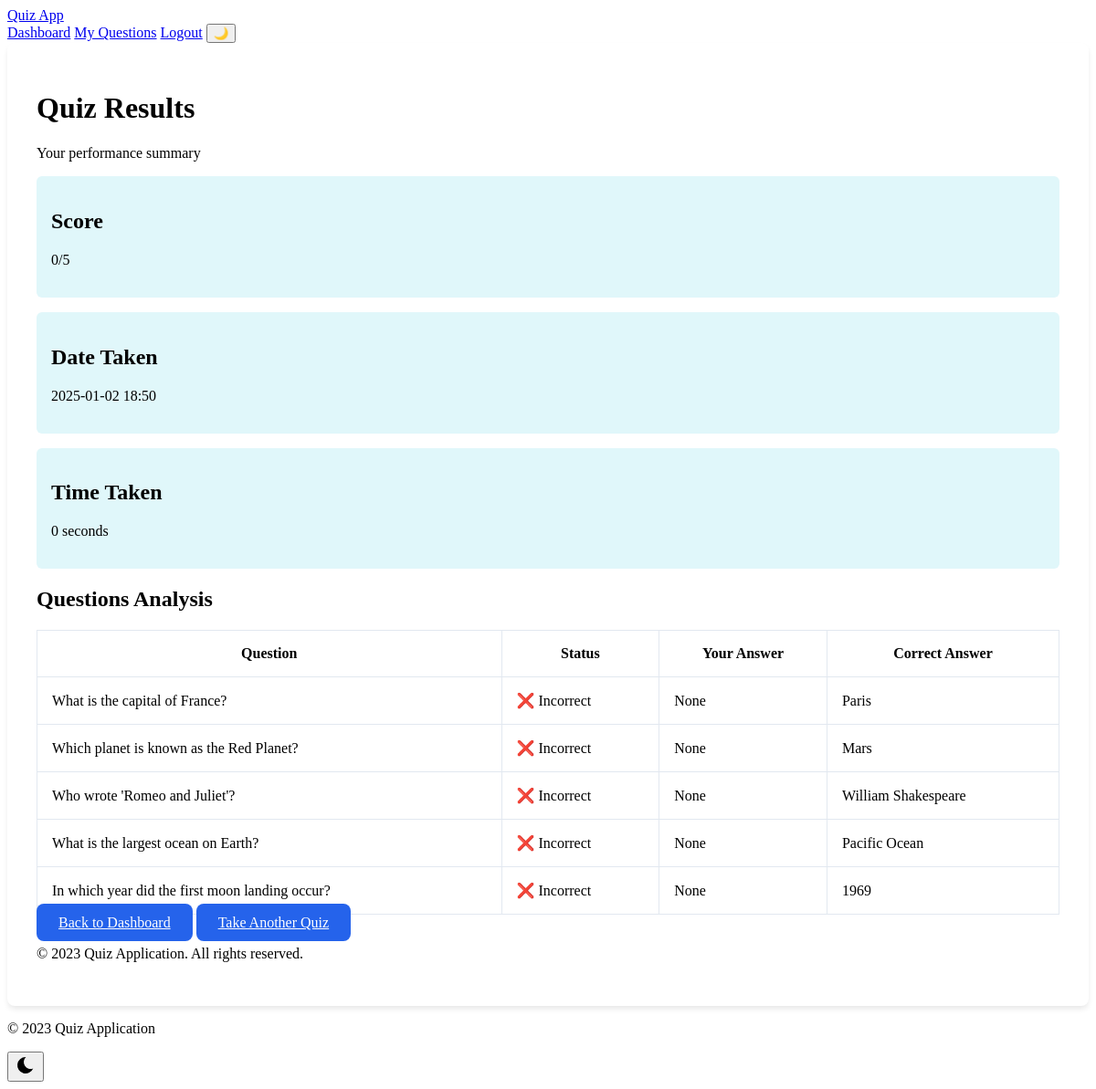
Page /quiz/2 (signed in) on the committed database.
### models.py (models this page shows)
class QuizResult(db.Model):
    id = db.Column(db.Integer, primary_key=True)
    user_id = db.Column(db.Integer, db.ForeignKey('user.id'), nullable=False)
    score = db.Column(db.Integer, nullable=False)
    total_questions = db.Column(db.Integer, nullable=False)
    time_taken = db.Column(db.Integer, nullable=False)
    completed_at = db.Column(db.DateTime, default=datetime.utcnow)

### routes.py (the view)
@routes_bp.route('/quiz/<int:quiz_id>')
@login_required
def quiz_details(quiz_id):
    quiz_result = QuizResult.query.filter_by(id=quiz_id, user_id=current_user.id).first_or_404()
    questions = []
    quiz_questions = get_questions()
    for i, question in enumerate(quiz_questions):
        user_answer = request.args.get(f'q{i+1}')
        questions.append({
            'text': question['text'],
            'correct_answer': question['answer'],
            'user_answer': user_answer
        })
    return render_template('quiz_details.html',
                         quiz_result=quiz_result,
                         questions=questions)

### app.py (called while the page is built)
@login_manager.user_loader
def load_user(user_id):
    from models import User
    return User.query.get(int(user_id))

### quiz_questions.py (called while the page is built)
def get_questions():
    return questions

### templates/quiz_details.html
{% extends "base.html" %}
{% block content %}
<div class="quiz-results-container">
    <h1 class="quiz-title">Quiz Results</h1>
    <p class="quiz-subtitle">Your performance summary</p>
    <div class="results-summary">
        <div class="summary-card">
            <h2>Score</h2>
            <p>{{ quiz_result.score }}/{{ quiz_result.total_questions }}</p>
        </div>
        <div class="summary-card">
            <h2>Date Taken</h2>
            <p>{{ quiz_result.completed_at.strftime('%Y-%m-%d %H:%M') }}</p>
        </div>
        <div class="summary-card">
            <h2>Time Taken</h2>
            <p>{{ quiz_result.time_taken }} seconds</p>
        </div>
    </div>
    <h2 class="analysis-title">Questions Analysis</h2>
    <table class="analysis-table">
        <thead>
            <tr>
                <th>Question</th>
                <th>Status</th>
                <th>Your Answer</th>
                <th>Correct Answer</th>
            </tr>
        </thead>
        <tbody>
            {% for question in questions %}
            <tr class="{% if question.user_answer == question.correct_answer %}correct{% else %}incorrect{% endif %}">
                <td>{{ question.text }}</td>
                <td>
                    {% if question.user_answer == question.correct_answer %}
                    <span class="status correct">✔️ Correct</span>
                    {% else %}
                    <span class="status incorrect">❌ Incorrect</span>
                    {% endif %}
                </td>
                <td>{{ question.user_answer if question.user_answer else 'None' }}</td>
                <td>{{ question.correct_answer }}</td>
            </tr>
            {% endfor %}
        </tbody>
    </table>
    <div class="navigation-buttons">
        <a href="{{ url_for('routes.dashboard') }}" class="btn btn-primary">Back to Dashboard</a>
        <a href="{{ url_for('routes.quiz') }}" class="btn btn-secondary">Take Another Quiz</a>
    </div>
    <footer class="site-footer">
        <p>© 2023 Quiz Application. All rights reserved.</p>
    </footer>
</div>
{% endblock %}

### static/styles.css (style rules this page uses)
:root { --primary-color: #2563eb; --secondary-color: #1e40af; --background-color: #f8fafc; --text-color: #1e293b; --white: #ffffff; --shadow: 0 4px 6px -1px rgba(0, 0, 0, 0.1); --transition-speed: 0.3s; --card-color-1: #e0f7fa; --card-color-2: #ffe0b2; --card-color-3: #f1f8e9; --card-color-4: #fce4ec; }
.btn { padding: 0.75rem 1.5rem; background: var(--primary-color); color: var(--white); border: none; border-radius: 8px; font-size: 1rem; font-weight: 500; cursor: pointer; transition: all var(--transition-speed) ease; }
.quiz-results-container { padding: 2rem; background: var(--white); border-radius: 8px; box-shadow: var(--shadow); }
.summary-card { padding: 1rem; background: var(--card-color-1); border-radius: 6px; margin-bottom: 1rem; }
.analysis-table { width: 100%; border-collapse: collapse; }
.analysis-table th, .analysis-table td { padding: 1rem; border: 1px solid #e2e8f0; }

### rows in the picture
QuizResult: score "0", total_questions "5", completed_at "2025-01-02 18:50", time_taken "0"

### other values in the picture
{{ question.text }} "What is the capital of France?" "Which planet is known as the Red Planet?" "Who wrote 'Romeo and Juliet'?" "What is the largest ocean on Earth?" "In which year did the first moon landing occur?"
{{ question.user_answer if question.user_answer else 'None' }} "None" "None" "None" "None" "None"
{{ question.correct_answer }} "Paris" "Mars" "William Shakespeare" "Pacific Ocean" "1969"
